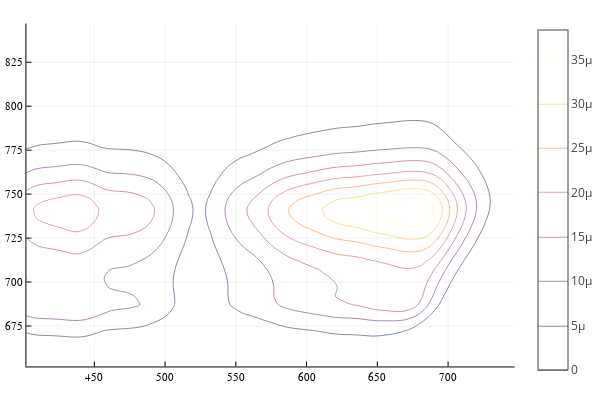

Notebook code for this chart:
### Code cell
contour(FluspectMod.wle, FluspectMod.wlf, FluspectMod.leaf.Mb)

### Figure 1 — Plotly figure (JSON) as saved in the notebook; plotly's stock layout.template omitted (floating-point values rounded to 4 significant figures; data arrays with more than 128 entries replaced by an {"elided": "..."} marker saying what was removed)
{"data": [{"autocontour": true, "colorbar": {"title": {"text": ""}}, "colorscale": [[0, "rgba(0, 0, 4, 1.000)"], [0.03448, "rgba(4, 3, 20, 1.000)"], [0.06897, "rgba(13, 8, 41, 1.000)"], [0.1034, "rgba(24, 12, 60, 1.000)"], [0.1379, "rgba(38, 12, 81, 1.000)"], [0.1724, "rgba(54, 9, 97, 1.000)"], [0.2069, "rgba(69, 10, 105, 1.000)"], [0.2414, "rgba(84, 15, 109, 1.000)"], [0.2759, "rgba(97, 19, 110, 1.000)"], [0.3103, "rgba(111, 25, 110, 1.000)"], [0.3448, "rgba(125, 30, 109, 1.000)"], [0.3793, "rgba(140, 35, 105, 1.000)"], [0.4138, "rgba(154, 40, 101, 1.000)"], [0.4483, "rgba(166, 45, 96, 1.000)"], [0.4828, "rgba(180, 51, 89, 1.000)"], [0.5172, "rgba(193, 58, 80, 1.000)"], [0.5517, "rgba(206, 67, 71, 1.000)"], [0.5862, "rgba(216, 76, 62, 1.000)"], [0.6207, "rgba(226, 87, 52, 1.000)"], [0.6552, "rgba(235, 100, 41, 1.000)"], [0.6897, "rgba(241, 115, 29, 1.000)"], [0.7241, "rgba(247, 130, 18, 1.000)"], [0.7586, "rgba(250, 144, 8, 1.000)"], [0.7931, "rgba(252, 161, 8, 1.000)"], [0.8276, "rgba(252, 178, 22, 1.000)"], [0.8621, "rgba(250, 196, 42, 1.000)"], [0.8966, "rgba(246, 213, 67, 1.000)"], [0.931, "rgba(243, 229, 93, 1.000)"], [0.9655, "rgba(242, 244, 130, 1.000)"], [1, "rgba(252, 255, 164, 1.000)"]], "contours": {"coloring": "lines", "end": 3.5e-05, "showlabels": false, "size": 5e-06, "start": 0}, "name": "y1", "ncontours": 17, "showlegend": false, "showscale": true, "type": "contour", "x": [402, 407, 412, 417, 422, 427, 432, 437, 442, 447, 452, 457, 462, 467, 472, 477, 482, 487, 492, 497, 502, 507, 512, 517, 522, 527, 532, 537, 542, 547, 552, 557, 562, 567, 572, 577, 582, 587, 592, 597, 602, 607, 612, 617, 622, 627, 632, 637, 642, 647, 652, 657, 662, 667, 672, 677, 682, 687, 692, 697, 702, 707, 712, 717, 722, 727, 732, 737, 742, 747], "xaxis": "x", "y": [652, 657, 662, 667, 672, 677, 682, 687, 692, 697, 702, 707, 712, 717, 722, 727, 732, 737, 742, 747, 752, 757, 762, 767, 772, 777, 782, 787, 792, 797, 802, 807, 812, 817, 822, 827, 832, 837, 842, 847], "yaxis": "y", "z": {"elided": "40x70 float values"}, "zmax": 3.83e-05, "zmin": 2.506e-12}], "layout": {"annotations": [], "height": 400, "legend": {"bgcolor": "rgba(255, 255, 255, 1.000)", "bordercolor": "rgba(0, 0, 0, 1)", "font": {"color": "rgba(0, 0, 0, 1)", "family": "sans-serif", "size": 11}, "tracegroupgap": 0, "x": 1, "y": 1}, "margin": {"b": 20, "l": 0, "r": 0, "t": 20}, "paper_bgcolor": "rgba(255, 255, 255, 1.000)", "plot_bgcolor": "rgba(255, 255, 255, 1.000)", "showlegend": true, "width": 600, "xaxis": {"anchor": "y", "domain": [0.05101, 0.9934], "gridcolor": "rgba(0, 0, 0, 0.1)", "gridwidth": 0.5, "linecolor": "rgba(0, 0, 0, 1)", "mirror": false, "range": [402, 747], "showgrid": true, "showline": true, "showticklabels": true, "tickangle": 0, "tickcolor": "rgb(0, 0, 0)", "tickfont": {"color": "rgba(0, 0, 0, 1)", "family": "sans-serif", "size": 11}, "tickmode": "array", "ticks": "inside", "ticktext": ["450", "500", "550", "600", "650", "700"], "tickvals": [450, 500, 550, 600, 650, 700], "title": {"font": {"color": "rgba(0, 0, 0, 1)", "family": "sans-serif", "size": 15}, "text": ""}, "type": "linear", "visible": true, "zeroline": false, "zerolinecolor": "rgba(0, 0, 0, 1)"}, "yaxis": {"anchor": "x", "domain": [0.03762, 0.9902], "gridcolor": "rgba(0, 0, 0, 0.1)", "gridwidth": 0.5, "linecolor": "rgba(0, 0, 0, 1)", "mirror": false, "range": [652, 847], "showgrid": true, "showline": true, "showticklabels": true, "tickangle": 0, "tickcolor": "rgb(0, 0, 0)", "tickfont": {"color": "rgba(0, 0, 0, 1)", "family": "sans-serif", "size": 11}, "tickmode": "array", "ticks": "inside", "ticktext": ["675", "700", "725", "750", "775", "800", "825"], "tickvals": [675, 700, 725, 750, 775, 800, 825], "title": {"font": {"color": "rgba(0, 0, 0, 1)", "family": "sans-serif", "size": 15}, "text": ""}, "type": "linear", "visible": true, "zeroline": false, "zerolinecolor": "rgba(0, 0, 0, 1)"}}}
